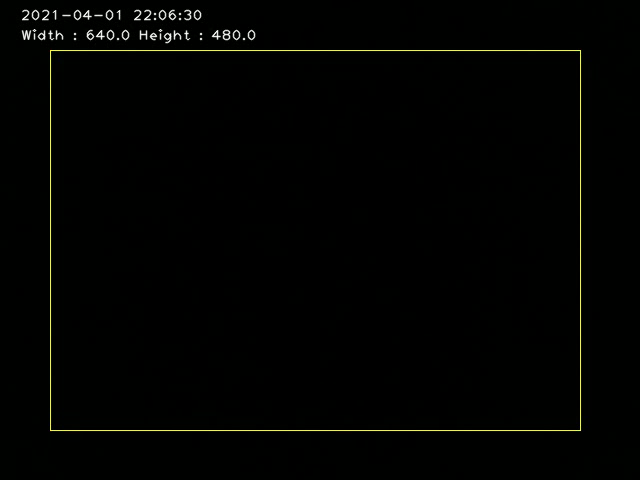
#> input picture frame 16 of openCV/savedVideos/savedVidWithTime.mp4, 640 x 480 px, given in place of 8.mp4, which was not available
$ python ex51_FindingEdges1.py
#> lines starting #> are read from the running program, lines starting #| are printed output that depends on the picture; after the words box and inside, x2 and y2 are one past the last pixel; in counts of white or black regions, pixels touching at a corner belong together; pictures that were not available may be replaced by others from this repository, and a replacement may not be noted
from cv2 import cv2
import numpy as np
from matplotlib import pyplot as plt

myVid = cv2.VideoCapture(r'E:\ImageProcessingdenemeleri\videos\8.mp4')

ret,frame1 = myVid.read()
#> frame1 is the input picture: shape (480, 640, 3); mean B, G, R 1.5, 3, 2.3
ret,frame2 = myVid.read()

while myVid.isOpened():
    diffFrame = cv2.absdiff(frame1,frame2)
    grayFrame = cv2.cvtColor(diffFrame,cv2.COLOR_BGR2GRAY)
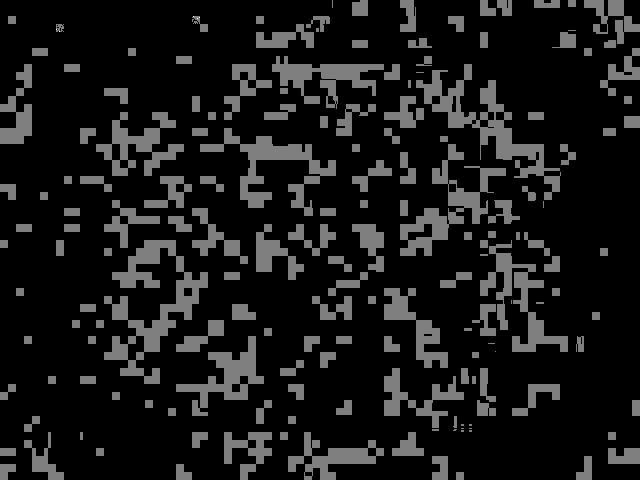
#> grayFrame: shape (480, 640); min 0, max 2, mean 0.199; drawn with min black and max white
    bluredFrame = cv2.GaussianBlur(grayFrame,(5,5),0)
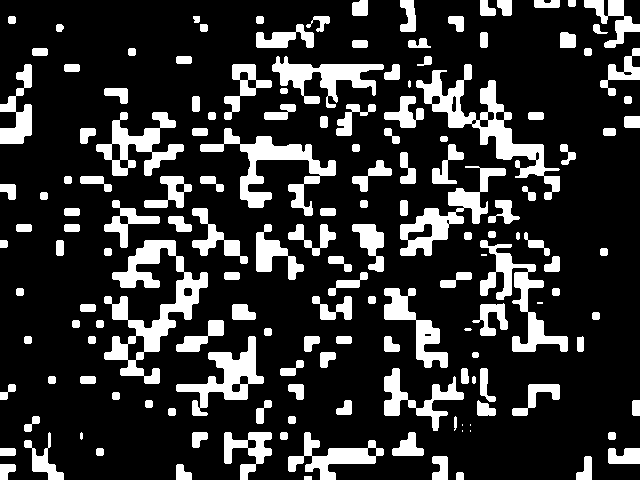
#> bluredFrame: shape (480, 640); values 0 (black) and 1 (white), 19.7% white; 158 white regions (6 under 20 px), largest, box (x1, y1, x2, y2) and area: (104, 240, 208, 384) 4768, (416, 64, 560, 200) 4023, (200, 128, 336, 216) 3150
    _,maskedFrame = cv2.threshold(bluredFrame,60,255,0)
#> maskedFrame: shape (480, 640); every value is 0
    dilatedFrame = cv2.dilate(maskedFrame,None,iterations = 80)
    contours,hierarchy = cv2.findContours(dilatedFrame,cv2.RETR_EXTERNAL,cv2.CHAIN_APPROX_SIMPLE)
#> contours = []
    try:
       hierarchy = hierarchy[0]
    except:
        hierarchy = []

    for cnt,hier in zip(contours,hierarchy):
        area = cv2.contourArea(cnt)
        if area < 12500:
            continue

        left = tuple(cnt[cnt[:,:,0].argmin()][0])
        right = tuple(cnt[cnt[:,:,0].argmax()][0])
        top = tuple(cnt[cnt[:,:,1].argmin()][0])
        buttom = tuple(cnt[cnt[:,:,1].argmax()][0])
        cv2.putText(frame1,"Edge Detected",(15,25),cv2.FONT_HERSHEY_PLAIN,1,(0,255,255),1,cv2.LINE_AA)
        cv2.circle(frame1,left,5,(100,50,255),-1)
        cv2.circle(frame1,right,5,(100,50,255),-1)
        cv2.circle(frame1,top,5,(100,50,255),-1)
        cv2.circle(frame1,buttom,5,(100,50,255),-1)
#> this loop made 0 passes

    cv2.imshow('Feed',frame1)
    frame1 = frame2
    ret,frame2 = myVid.read()

    k = cv2.waitKey(1) & 0xFF
#> (key Esc is pressed here)
    if k == 27 :
        break

myVid.release()
cv2.destroyAllWindows()

$ run again, starting later in the video
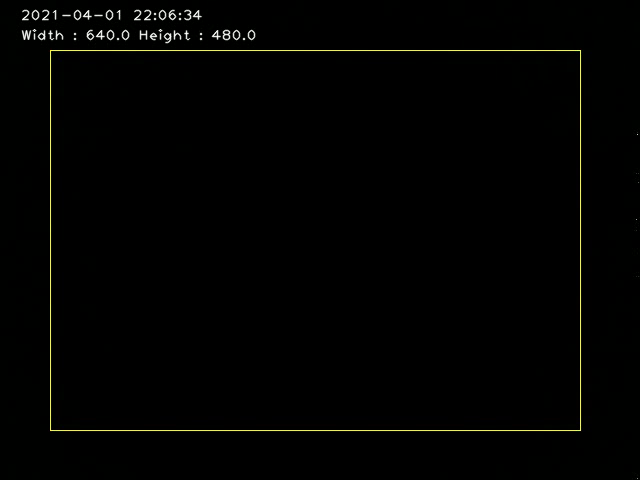
#> input picture frame 75 of openCV/savedVideos/savedVidWithTime.mp4, 640 x 480 px, given in place of 8.mp4, which was not available
#> frame1 is the input picture: shape (480, 640, 3); mean B, G, R 1.5, 2.5, 2.3
#> `grayFrame = cv2.cvtColor(diffFrame,cv2.COLOR_BGR2GRAY)`:
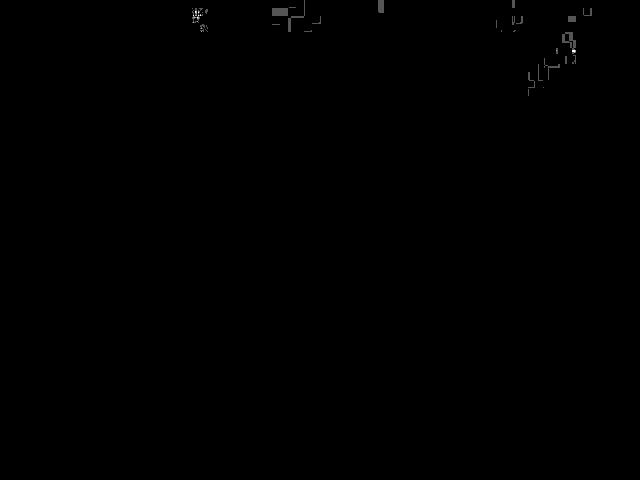
#> grayFrame: shape (480, 640); min 0, max 3, mean 0.00308; drawn with min black and max white
#> maskedFrame: shape (480, 640); every value is 0
#> contours = []

$ run again, starting later in the video
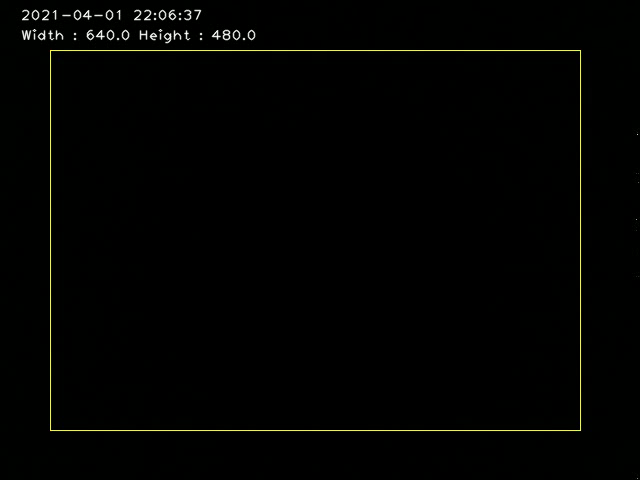
#> input picture frame 133 of openCV/savedVideos/savedVidWithTime.mp4, 640 x 480 px, given in place of 8.mp4, which was not available
#> frame1 is the input picture: shape (480, 640, 3); mean B, G, R 1.5, 2.8, 2.3
#> `grayFrame = cv2.cvtColor(diffFrame,cv2.COLOR_BGR2GRAY)`:
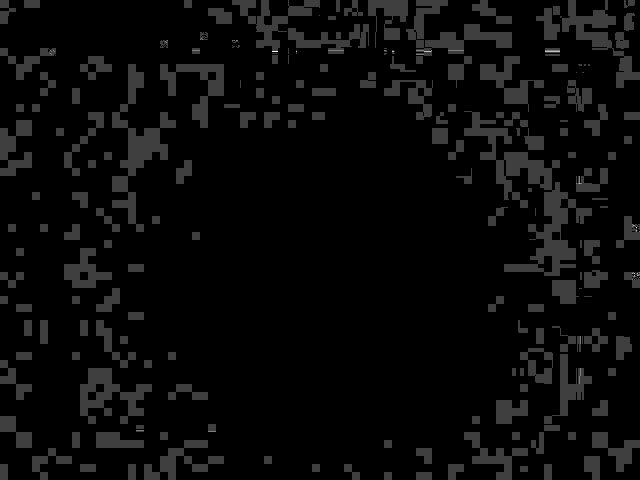
#> grayFrame: shape (480, 640); min 0, max 4, mean 0.159; drawn with min black and max white
#> `bluredFrame = cv2.GaussianBlur(grayFrame,(5,5),0)`:
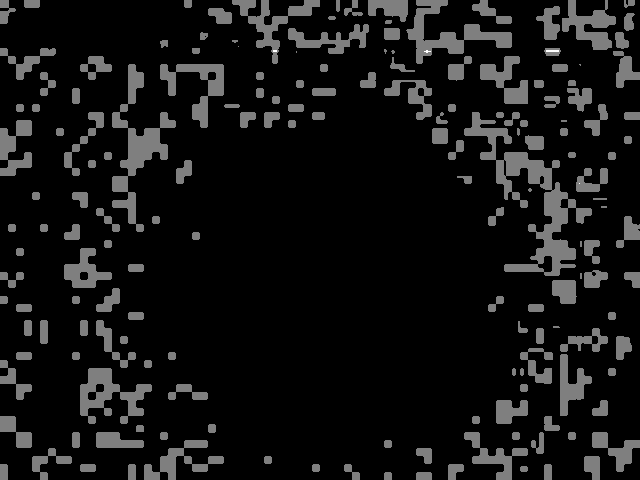
#> bluredFrame: shape (480, 640); min 0, max 2, mean 0.157; drawn with min black and max white
#> maskedFrame: shape (480, 640); every value is 0
#> contours = []
